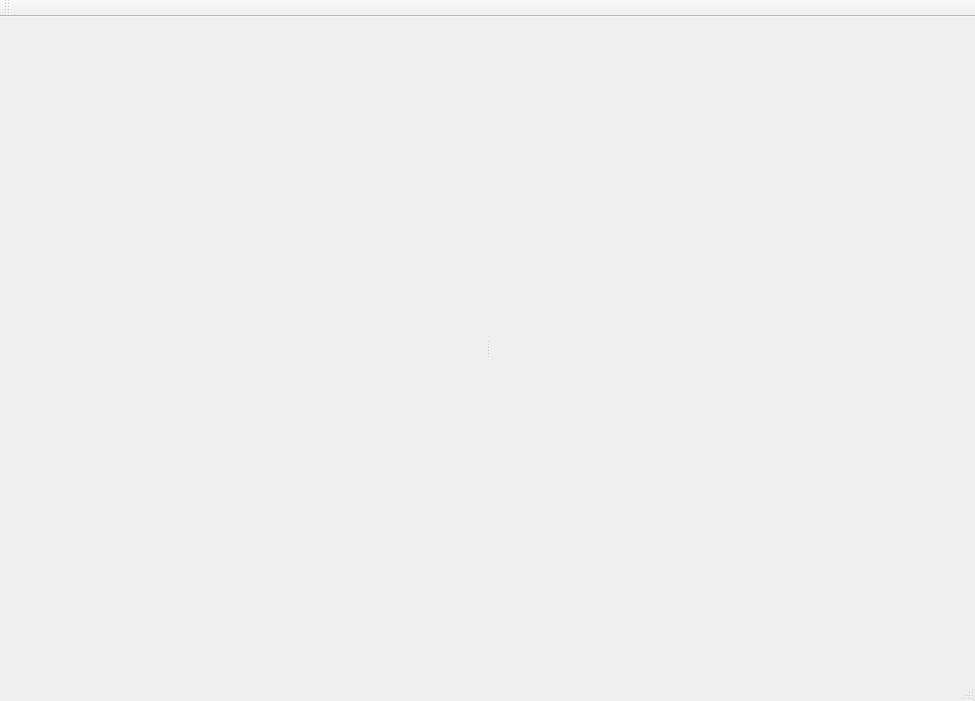
<?xml version="1.0" encoding="UTF-8"?>
<ui version="4.0">
 <class>MainWindow</class>
 <widget class="QMainWindow" name="MainWindow">
  <property name="geometry">
   <rect>
    <x>0</x>
    <y>0</y>
    <width>975</width>
    <height>701</height>
   </rect>
  </property>
  <property name="windowTitle">
   <string>MainWindow</string>
  </property>
  <widget class="QWidget" name="centralWidget">
   <property name="sizePolicy">
    <sizepolicy hsizetype="Expanding" vsizetype="Expanding">
     <horstretch>0</horstretch>
     <verstretch>0</verstretch>
    </sizepolicy>
   </property>
   <layout class="QVBoxLayout" name="verticalLayout">
    <item>
     <widget class="QSplitter" name="splitter">
      <property name="minimumSize">
       <size>
        <width>3</width>
        <height>0</height>
       </size>
      </property>
      <property name="orientation">
       <enum>Qt::Horizontal</enum>
      </property>
      <widget class="GLPicViewerWithCommands" name="glView" native="true"/>
      <widget class="PicHistogramManager" name="hists" native="true">
       <zorder>glView</zorder>
      </widget>
     </widget>
    </item>
   </layout>
  </widget>
  <widget class="QToolBar" name="mainToolBar">
   <attribute name="toolBarArea">
    <enum>TopToolBarArea</enum>
   </attribute>
   <attribute name="toolBarBreak">
    <bool>false</bool>
   </attribute>
  </widget>
  <widget class="QStatusBar" name="statusBar"/>
  <widget class="QMenuBar" name="menuBar">
   <property name="geometry">
    <rect>
     <x>0</x>
     <y>0</y>
     <width>975</width>
     <height>18</height>
    </rect>
   </property>
  </widget>
 </widget>
 <layoutdefault spacing="6" margin="11"/>
 <customwidgets>
  <customwidget>
   <class>PicHistogramManager</class>
   <extends>QWidget</extends>
   <header>pichistogrammanager.h</header>
   <container>1</container>
  </customwidget>
  <customwidget>
   <class>GLPicViewerWithCommands</class>
   <extends>QWidget</extends>
   <header>glpicviewerwithcommands.h</header>
   <container>1</container>
  </customwidget>
 </customwidgets>
 <resources/>
 <connections/>
</ui>
